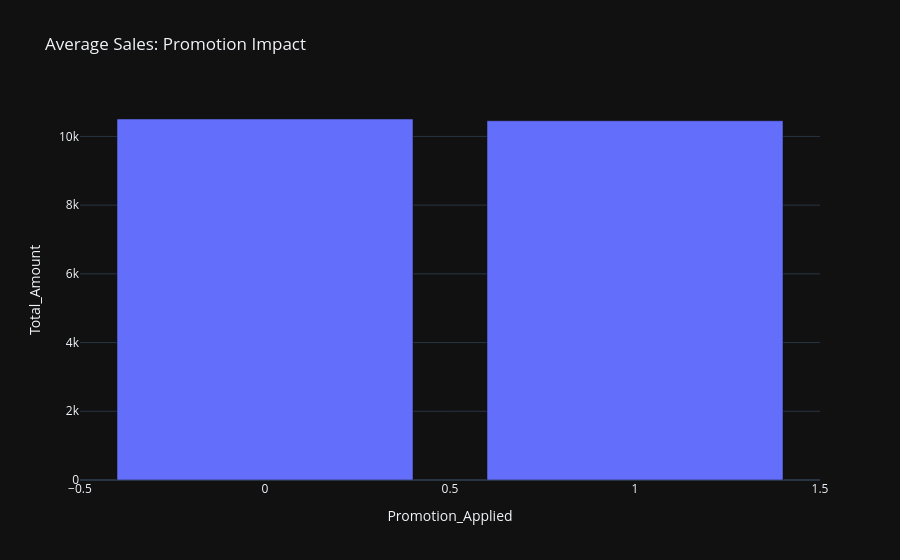

The notebook cell this image was saved under:
### Code cell
# ==========================================================
# 8. Promotion Impact
# ==========================================================
promo_sales = df.groupby('Promotion_Applied')['Total_Amount'].mean().reset_index()

fig8 = px.bar(
    promo_sales,
    x='Promotion_Applied',
    y='Total_Amount',
    title='Average Sales: Promotion Impact'
)
fig8.show()

### Figure 1 — Plotly figure (JSON) as saved in the notebook; plotly's stock layout.template omitted (floating-point values rounded to 4 significant figures)
{"data": [{"hovertemplate": "Promotion_Applied=%{x}<br>Total_Amount=%{y}<extra></extra>", "legendgroup": "", "marker": {"color": "#636efa", "pattern": {"shape": ""}}, "name": "", "orientation": "v", "showlegend": false, "textposition": "auto", "x": [0, 1], "xaxis": "x", "y": [10510.0, 10460.0], "yaxis": "y", "type": "bar"}], "layout": {"xaxis": {"anchor": "y", "domain": [0.0, 1.0], "title": {"text": "Promotion_Applied"}}, "yaxis": {"anchor": "x", "domain": [0.0, 1.0], "title": {"text": "Total_Amount"}}, "legend": {"tracegroupgap": 0}, "title": {"text": "Average Sales: Promotion Impact"}, "barmode": "relative"}}
